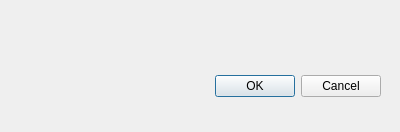
<?xml version="1.0" encoding="UTF-8"?>
<ui version="4.0">
 <class>MODIS_data_collectorDialogBase</class>
 <widget class="QDialog" name="MODIS_data_collectorDialogBase">
  <property name="geometry">
   <rect>
    <x>0</x>
    <y>0</y>
    <width>400</width>
    <height>132</height>
   </rect>
  </property>
  <property name="windowTitle">
   <string>MODIS_data_collector</string>
  </property>
  <widget class="QDialogButtonBox" name="button_box">
   <property name="geometry">
    <rect>
     <x>40</x>
     <y>70</y>
     <width>341</width>
     <height>32</height>
    </rect>
   </property>
   <property name="orientation">
    <enum>Qt::Horizontal</enum>
   </property>
   <property name="standardButtons">
    <set>QDialogButtonBox::Cancel|QDialogButtonBox::Ok</set>
   </property>
  </widget>
  <widget class="QgsFileWidget" name="hdf_path">
   <property name="geometry">
    <rect>
     <x>20</x>
     <y>20</y>
     <width>311</width>
     <height>27</height>
    </rect>
   </property>
   <property name="storageMode">
    <enum>QgsFileWidget::GetDirectory</enum>
   </property>
  </widget>
 </widget>
 <customwidgets>
  <customwidget>
   <class>QgsFileWidget</class>
   <extends>QWidget</extends>
   <header>qgsfilewidget.h</header>
  </customwidget>
 </customwidgets>
 <resources/>
 <connections>
  <connection>
   <sender>button_box</sender>
   <signal>accepted()</signal>
   <receiver>MODIS_data_collectorDialogBase</receiver>
   <slot>accept()</slot>
   <hints>
    <hint type="sourcelabel">
     <x>20</x>
     <y>20</y>
    </hint>
    <hint type="destinationlabel">
     <x>20</x>
     <y>20</y>
    </hint>
   </hints>
  </connection>
  <connection>
   <sender>button_box</sender>
   <signal>rejected()</signal>
   <receiver>MODIS_data_collectorDialogBase</receiver>
   <slot>reject()</slot>
   <hints>
    <hint type="sourcelabel">
     <x>20</x>
     <y>20</y>
    </hint>
    <hint type="destinationlabel">
     <x>20</x>
     <y>20</y>
    </hint>
   </hints>
  </connection>
 </connections>
</ui>
